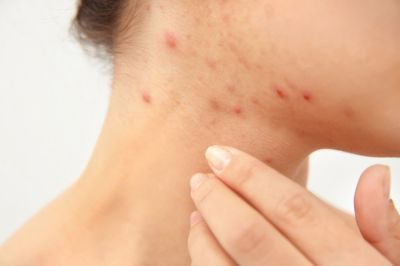
#> input picture projects/Students/Mayacovskogo friday/gr3/Горбуновв/akne3.jpg, 400 x 266 px, given in place of the camera
$ python 'сухарев(кто удалит тот шлюх).py'
#> lines starting #> are read from the running program, lines starting #| are printed output that depends on the picture; after the words box and inside, x2 and y2 are one past the last pixel; in counts of white or black regions, pixels touching at a corner belong together
import cv2
import numpy as np


cap = cv2.VideoCapture(0)

def findDot (color_mask, cnv):

    moments = cv2.moments(color_mask, 1)
    dM01 = moments['m01']
    dM10 = moments['m10']
    dArea = moments['m00']

    if dArea > 100:
        x = int(dM10 / dArea)
        y = int(dM01 / dArea)
        cv2.circle(cnv, (x, y), 10, (0,0,255), -1)

def drawFirstAndSecondContour(color_mask, cnv):
    contours, hierarchy = cv2.findContours( color_mask, cv2.RETR_TREE, cv2.CHAIN_APPROX_SIMPLE)

    contours = sorted(contours, key=cv2.contourArea, reverse = True)

    try:
        if cv2.contourArea(contours[0]) > 100:
            cv2.drawContours( cnv, contours, contourIdx=0, color=(0,255,0), thickness=1 )
            cv2.drawContours( cnv, contours, contourIdx=1, color=(255,255,0), thickness=1 )
    except:
        pass

while True:
    ret, frame = cap.read()
#> frame is the input picture: shape (266, 400, 3); mean B, G, R 157.6, 187.3, 230.3
    frame_HSV = cv2.cvtColor(frame , cv2.COLOR_BGR2HSV)
#> frame_HSV: shape (266, 400, 3); mean H, S, V 15.2, 82.9, 230.4
    # красный
    clr_low = (0,0,110)
    clr_high = (180,70,255)


    frame_clr = cv2.inRange(frame_HSV, clr_low, clr_high)
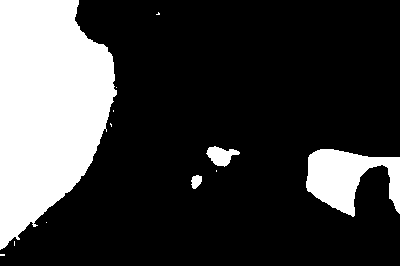
#> frame_clr: shape (266, 400); 23.5% white; 12 white regions (8 under 20 px), largest, box (x1, y1, x2, y2) and area: (0, 0, 117, 250) 20768, (306, 149, 400, 217) 3636, (206, 146, 240, 167) 406, (191, 175, 202, 189) 112

    frame_clr= np.where (frame_clr==0, np.uint8(255), np.uint8(0))
#> frame_clr: shape (266, 400); 76.5% white; 12 black regions (8 under 20 px)

    findDot(frame_clr, frame)
#> in findDot, `moments = cv2.moments(color_mask, 1)`: moments = moments, m00 81445, centre m10/m00, m01/m00 = (231.8, 136.8)
#> in findDot, `dM01 = moments['m01']`: dM01 = 11145412
#> in findDot, `dM10 = moments['m10']`: dM10 = 18881220
#> in findDot, `dArea = moments['m00']`: dArea = 81445
#> in findDot, `x = int(dM10 / dArea)`: x = 231
#> in findDot, `y = int(dM01 / dArea)`: y = 136
    drawFirstAndSecondContour(frame_clr, frame)
#> in drawFirstAndSecondContour, `contours, hierarchy = cv2.findContours( color_mask, cv2.RETR_TREE, cv2..`: contours = 11 contours, 8 with area under 20; largest, box (x1, y1, x2, y2) and area: (0, 0, 400, 266) 81216, (205, 145, 241, 168) 447, (190, 174, 203, 190) 130
#> in drawFirstAndSecondContour, `cv2.drawContours( cnv, contours, contourIdx=0, color=(0,255,0), thickn..`:
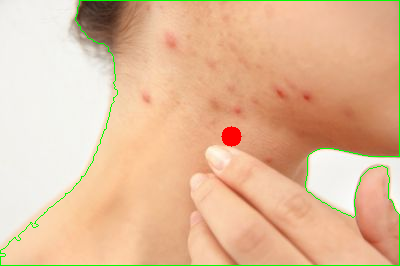
#> cnv: shape (266, 400, 3); mean B, G, R 155.2, 188.1, 227.2
#> in drawFirstAndSecondContour, `cv2.drawContours( cnv, contours, contourIdx=1, color=(255,255,0), thic..`: cnv: shape (266, 400, 3); 0.08% of pixels changed, all inside (x1, y1, x2, y2) = (205, 145, 241, 168)

    cv2.imshow('original', frame )
    cv2.imshow('red', frame_clr )
    if cv2.waitKey(1) == 27:
#> (key Esc is pressed here)
        break


cap.release()
cv2.destroyAllWindows()
